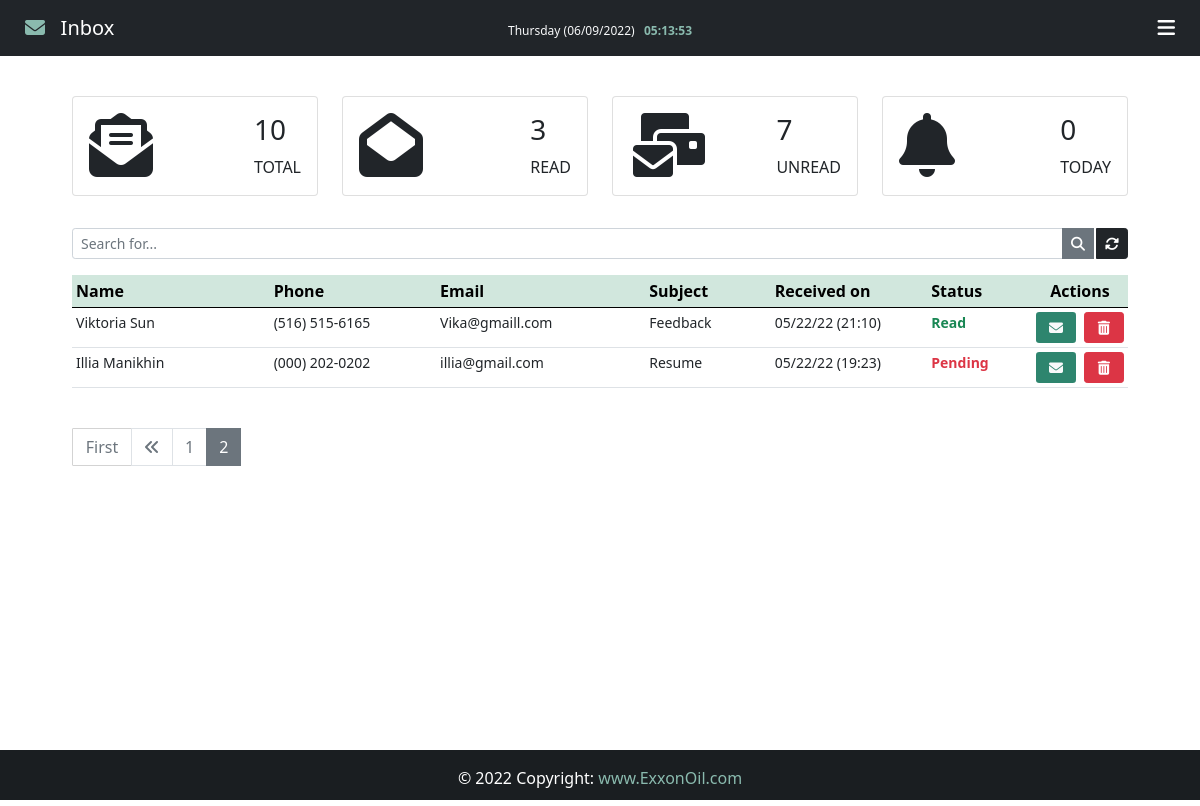
The app's page /inbox/?page=2 (signed in) with its own data.
### App/models.py (models this page shows, shortened)
class Customer(models.Model):
    STATUS = (
        ('Pending', 'Pending'),
        ('Read', 'Read'),
    )
    SUBJECT = (
        ('Support', 'Support'),
        ('Claims', 'Claims'),
        ('Resume', 'Resume'),
        ('Feedback', 'Feedback'),
        ('Hiring', 'Hiring'),
        ('Shopping', 'Shopping'),
        ('Others', 'Others'),
    )
    id = models.AutoField(primary_key=True)
    name = models.CharField(max_length=40)
    phone = models.CharField(max_length=30)
    email = models.CharField(max_length=40)
    subject = models.CharField(max_length=25, choices=SUBJECT)
    message = models.TextField(max_length=1000)
    file = models.FileField()
    created_at = models.DateTimeField(auto_now_add=True)
    status = models.CharField(max_length=15, choices=STATUS)
    def situation(self):
        if self.status == 'Read':
            return format_html('<span style="color: green;">{0}</span>', self.status)
        else:
            return format_html('<span style="color: red;">{0}</span>', self.status)
    situation.allow_tags = True
    class Meta:
        verbose_name_plural = "Inbox"

### App/views.py (the view)
# urls.py: path('inbox/', views.inbox, name='inbox'),
@cache_control(no_cache=True, must_revalidate=True,
               no_store=True)  # For Security
@login_required(login_url='login')
def inbox(request):
    if 'q' in request.GET:
        q = request.GET['q']
        all_customer_list = Customer.objects.filter(
            Q(name__icontains=q) | Q(phone__icontains=q) | Q(email__icontains=q) | Q(subject__icontains=q) | Q(status__icontains=q) | Q(message__icontains=q)).order_by('-created_at')
    else:
        all_customer_list = Customer.objects.all().order_by('-created_at')
    paginator = Paginator(all_customer_list, 8)
    page = request.GET.get('page')
    all_customer = paginator.get_page(page)
    total = Customer.objects.all().count()
    read = Customer.objects.filter(status="Read")
    unread = Customer.objects.filter(status="Pending")
    base = datetime.now().date()
    today = Customer.objects.filter(created_at__gt=base)
    return render(request, 'inbox.html', {'customers': all_customer,
                                          'total': total,
                                          'read': read,
                                          'pending': unread,
                                          'today': today})

### App/templates/inbox.html (shortened to what this page needs)
{% extends 'base.html' %}
{% block nav-content %}
<i class="fas fa-envelope" style="color: #8abaae;"></i>&nbsp;&nbsp; Inbox
{% endblock nav-content %}
{% block datatime %}
<div class="text-light" id="desk-datatime" style="font-size: 12px; margin-top: 5px;">{% now "l (m/d/Y)" %} &nbsp;
	<span style="color: #8abaae; font-weight: bold;" id="clock"></span>
</div>
{% endblock datatime %}
{% block content %}
<br>
<div class="container-fluid mt-3" style="width: 90%;">
	<div id="dashboard" class="hide">
		{% include 'dashboard/dashboard.html' %}
	</div>
	<br>
	<form id="global-search" class="hide">
		<div class="input-group input-group-sm mb-3">
			<input class="form-control" type="text" name="q" placeholder="Search for..." value="{{ request.GET.q }}">
			<button class="btn btn-secondary" title="Search"><i class="fas fa-search"></i></button>
			<a href="{% url 'inbox' %}" class="btn btn-dark" style="margin-left: 2px;" title="Refresh"><i class="fas fa-sync-alt"></i></a>
		</div>
	</form>
	<div class="col-lg-12 hide">
		<div style="margin-top: 5px;">
			<table class="table table-sm">
				<thead class="table-success">
					<tr>
						<th style="width: 19%;">Name</th>
						<th style="width: 16%;">Phone</th>
						<th style="width: 20%;">Email</th>
						<th style="width: 12%;">Subject</th>
						<th style="width: 15%;">Received on</th>
						<th style="width: 10%;">Status</th>
						<th colspan="2" style="width: 8%; text-align: center;">Actions</th>
					</tr>
				</thead>
				{% for customer in customers %}
				<tr class="text-td" id="chk_td">
					<td id="top-table" label="Name">{{ customer.name }}</td>
					<td id="responsive-border" label="Phone">{{ customer.phone }}</td>
					<td id="responsive-border" label="Email">{{ customer.email }}</td>
					<td id="responsive-border" label="Subject">{{ customer.subject }}</td>
					<td id="responsive-border" label="Received on">{{ customer.created_at | date:"m/d/y (H:i)" }}</td>
					{% if customer.status == 'Pending' %}
					<td id="responsive-border" label="Status" class="text-danger fw-bold">{{ customer.status }}</td>
					{% else %}
					<td id="responsive-border" label="Status" class="text-success fw-bold">{{ customer.status }}</td>
					{% endif %}
					<td>
						<a class="btn text-light btn-sm btn-action" href="/customer/{{ customer.id }}" style="background-color: #2e856e;" title="Read message">
							<i class="fas fa-envelope"></i>
						</a>
					</td>
					<td>
						<button class="btn btn-danger btn-sm btn-action" title="Delete message" data-bs-toggle="modal" data-bs-target="#deleteModal{{ customer.pk }}">
							<i class="fas fa-trash-alt"></i>
						</button>
					</td>
				</tr>
				{% endfor %}
			</table>
		</div>
		<br>
	</div>
	<nav class="txt-sm" id="pagination">
		{% if customers.has_other_pages %}
		<ul class="pagination justify-content-left">
			{% if customers.has_previous %}
			<a href="?page=1" class="btn btn-outline-secondary mb-4 txt-sm" id="first" style="width: 60px; border-radius: 1px; border: 1px solid #d3d3d3;">First</a>
			<li class="page-item"><a href="?page={{ customers.previous_page_number }}" class="page-link"><i class="fas fa-angle-double-left"></i></a></li>
			{% else %}
			<li class="page-item disabled"></li>
			{% endif %}
			{% for i in customers.paginator.page_range %}
			{% if customers.number == i %}
			<li class="page-item active"><span class="page-link">{{ i }}</span></li>
			{% else %}
			<li class="page-item"><a class="page-link" href="?page={{ i }}">{{ i }}</a></li>
			{% endif %}
			{% endfor %}
		</ul>
		{% endif %}
	</nav>
</div>
<br><br><br>
{% endblock content %}

### App/static/css/style.css (style rules this page uses)
html, body { height: 100%; margin: 0; max-width: 100%; overflow: hidden; }
.btn-action { width: 40px; }
.text-td { font-size: 14px; }
.page-item.active .page-link { columns: #fff; background-color: #6c757d; border: 1px solid #6c757d; }
.pagination > li > a { background-color: #fff; color: #6c757d; }

### records on screen
Customer: name "Viktoria Sun", phone "(516) 515-6165", email "Vika@gmaill.com", subject "Feedback", created_at "05/22/22 (21:10)", status "Read"
Customer: name "Illia Manikhin", phone "(000) 202-0202", email "illia@gmail.com", subject "Resume", created_at "05/22/22 (19:23)", status "Pending"

### other values on screen
{{ total }} "10"
{{ read.count }} "3"
{{ pending.count }} "7"
{{ today.count }} "0"
{{ i }} "1"
{{ i }} "2"
